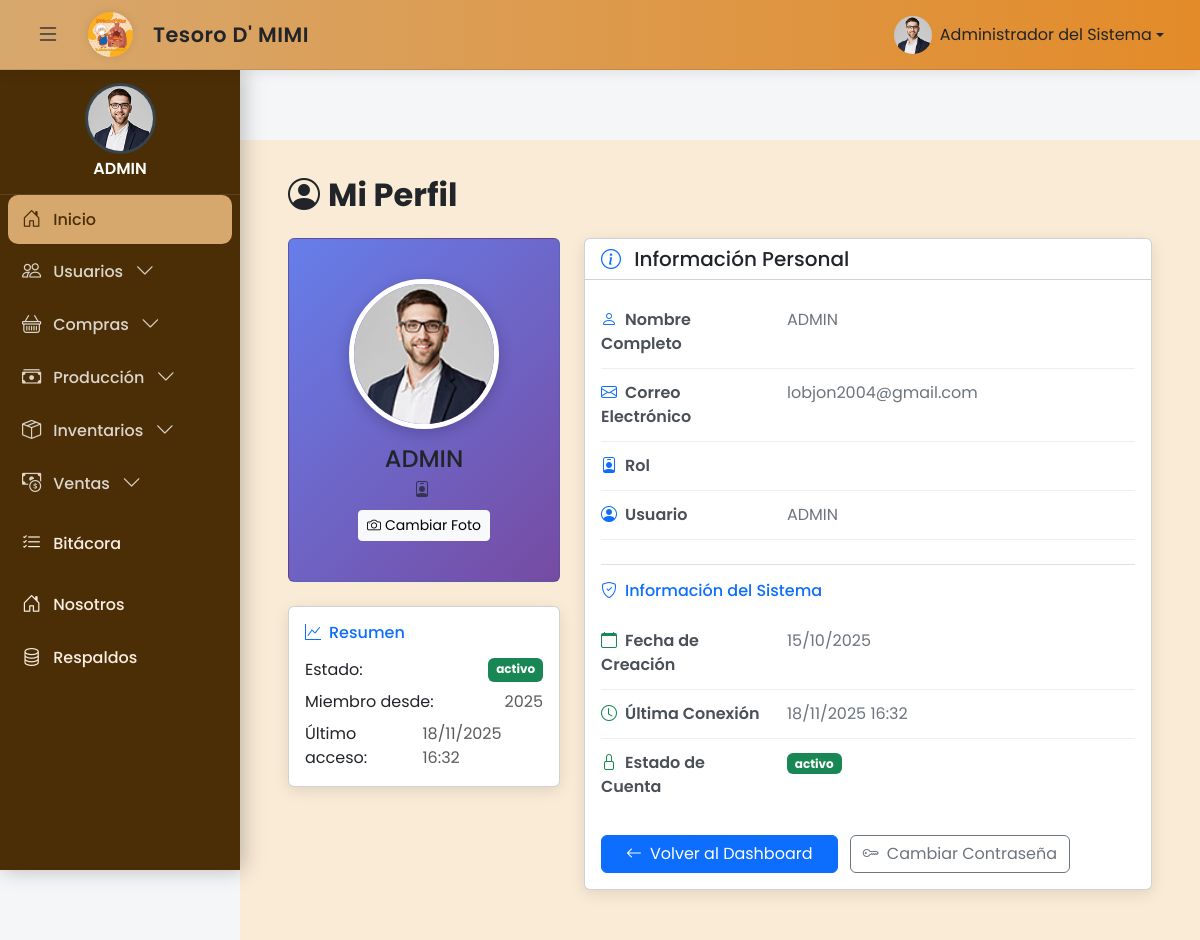
Screenshot of /public/perfil (signed in) with the database file from the repository.
### tables this page shows
CREATE TABLE `tbl_ms_usuarios` (
  `ID_USUARIO` int(11) NOT NULL AUTO_INCREMENT,
  `NUMERO_IDENTIDAD` varchar(20) DEFAULT NULL,
  `USUARIO` varchar(15) NOT NULL,
  `NOMBRE_USUARIO` varchar(100) NOT NULL,
  `ESTADO_USUARIO` varchar(100) DEFAULT 'Activo',
  `CONTRASENA` varchar(100) NOT NULL,
  `ID_ROL` int(11) NOT NULL,
  `FECHA_CREACION` datetime DEFAULT current_timestamp(),
  `CREADO_POR` varchar(50) DEFAULT NULL,
  `FECHA_MODIFICACION` datetime DEFAULT NULL,
  `MODIFICADO_POR` varchar(50) DEFAULT NULL,
  `FECHA_ULTIMA_CONEXION` datetime DEFAULT NULL,
  `PRIMER_INGRESO` int(11) DEFAULT 0,
  `FECHA_VENCIMIENTO` date DEFAULT NULL,
  `CORREO_ELECTRONICO` varchar(50) DEFAULT NULL,
  `RESETEO_CONTRASENA` tinyint(1) DEFAULT 0,
  `INTENTOS_INVALIDOS` int(11) DEFAULT 0,
  `HABILITAR_2FA` tinyint(1) DEFAULT 0,
  `FOTO_PERFIL` varchar(255) DEFAULT 'perfil.jpg',
  PRIMARY KEY (`ID_USUARIO`),
  UNIQUE KEY `USUARIO` (`USUARIO`),
  KEY `TBL_MS_USUARIOS_IBFK_1` (`ID_ROL`),
  CONSTRAINT `TBL_MS_USUARIOS_IBFK_1` FOREIGN KEY (`ID_ROL`) REFERENCES `tbl_ms_roles` (`ID_ROL`)
);

### src/config/SessionHelper.php (called while the page is built, shortened)
<?php
class SessionHelper {
    public static function getUserPhoto() {
        return $_SESSION['foto_perfil'] ?? 'perfil.jpg';
    }
}

### src/models/userModel.php (called while the page is built, shortened)
<?php
class userModel {
public static function obtenerPerfilUsuarioDirecto($idUsuario) {
    try {
        $con = connectionDB::getConnection();
        $sql = "SELECT
                    U.ID_USUARIO,
                    U.USUARIO,
                    U.NOMBRE_USUARIO,
                    U.CORREO_ELECTRONICO,
                    COALESCE(R.ROL, 'Sin rol asignado') AS ROL,
                    U.ESTADO_USUARIO,
                    U.FECHA_CREACION,
                    U.FECHA_ULTIMA_CONEXION,
                    COALESCE(U.FOTO_PERFIL, 'perfil.jpg') AS FOTO_PERFIL,
                    U.PRIMER_INGRESO,
                    U.FECHA_VENCIMIENTO,
                    U.HABILITAR_2FA,
                    U.ID_ROL
                FROM TBL_MS_USUARIOS U
                LEFT JOIN TBL_MS_ROLES R ON U.ID_ROL = R.ID_ROL
                WHERE U.ID_USUARIO = :id_usuario";
        $query = $con->prepare($sql);
        $query->execute(['id_usuario' => $idUsuario]);
        $result = $query->fetch(PDO::FETCH_ASSOC);
        if ($result) {
            return [
                'success' => true,
                'data' => $result
            ];
        } else {
            return [
                'success' => false,
                'message' => 'Usuario no encontrado'
            ];
        }
    } catch (\PDOException $e) {
        error_log("Error en obtenerPerfilUsuarioDirecto: " . $e->getMessage());
        return [
            'success' => false,
            'message' => 'Error del servidor al obtener perfil'
        ];
    }
}
}

### src/Views/perfil.php (the view, shortened to what this page needs)
<?php
$idUsuario = SessionHelper::getUserId();
$perfilData = null;
if ($idUsuario) {
    $result = userModel::obtenerPerfilUsuarioDirecto($idUsuario);
    if ($result['success']) {
        $perfilData = $result['data'];
    }
}
$email = htmlspecialchars($perfilData['CORREO_ELECTRONICO'], ENT_QUOTES, 'UTF-8');
$usuario_login = htmlspecialchars($perfilData['USUARIO'], ENT_QUOTES, 'UTF-8');
$estado = htmlspecialchars($perfilData['ESTADO_USUARIO'], ENT_QUOTES, 'UTF-8');
$fechaCreacion = date('d/m/Y', strtotime($perfilData['FECHA_CREACION']));
$fechaUltimaConexion = $perfilData['FECHA_ULTIMA_CONEXION'] ?
    date('d/m/Y H:i', strtotime($perfilData['FECHA_ULTIMA_CONEXION'])) : 'Nunca';
?>
<!DOCTYPE html>
<html lang="es">
<head>
  <link href="https://cdn.jsdelivr.net/npm/bootstrap@5.3.3/dist/css/bootstrap.min.css" rel="stylesheet">
  <link href="https://cdn.jsdelivr.net/npm/bootstrap-icons@1.11.3/font/bootstrap-icons.css" rel="stylesheet">
</head>
<body>
  <?php include 'partials/header.php'; ?>
  <?php include 'partials/sidebar.php'; ?>
  <main id="main" class="main" style="margin-left: 240px; padding: 20px; margin-top: 70px;">
    <div class="container-fluid">
      <div class="row">
        <div class="col-12">
          <div class="p-3">
            <h2 class="fw-bold text-dark mb-4">
              <i class="bi bi-person-circle me-2"></i>Mi Perfil
            </h2>
            <div class="row">
              <div class="col-md-4 mb-4">
                <div class="card profile-card p-4 text-center">
                  <div class="card-body">
                    <img src="<?= $rutaFinal ?>"
                         class="profile-img rounded-circle mb-3"
                         alt="Foto de perfil"
                         onerror="this.src='/sistema/src/Views/assets/img/perfil.jpg'">
                    <h4 class="mb-1"><?= $nombre ?></h4>
                    <p class="mb-2 opacity-75">
                      <i class="bi bi-person-badge me-1"></i><?= $rol ?>
                    </p>
                    <button class="btn btn-light btn-sm"
                            data-bs-toggle="modal"
                            data-bs-target="#modalFotoPerfil">
                      <i class="bi bi-camera me-1"></i>Cambiar Foto
                    </button>
                  </div>
                </div>
                <div class="card info-card mt-4">
                  <div class="card-body">
                    <h6 class="card-title text-primary mb-3">
                      <i class="bi bi-graph-up me-2"></i>Resumen
                    </h6>
                    <div class="d-flex justify-content-between mb-2">
                      <span>Estado:</span>
                      <?php
                      $badgeClass = 'bg-success';
                      ?>
                      <span class="badge <?= $badgeClass ?> badge-estado"><?= $estado ?></span>
                    </div>
                    <div class="d-flex justify-content-between mb-2">
                      <span>Miembro desde:</span>
                      <span class="text-muted"><?= date('Y', strtotime($perfilData['FECHA_CREACION'])) ?></span>
                    </div>
                    <div class="d-flex justify-content-between">
                      <span>Último acceso:</span>
                      <span class="text-muted"><?= $fechaUltimaConexion ?></span>
                    </div>
                  </div>
                </div>
              </div>
              <div class="col-md-8">
                <div class="card info-card">
                  <div class="card-header bg-transparent">
                    <h5 class="card-title mb-0">
                      <i class="bi bi-info-circle me-2 text-primary"></i>
                      Información Personal
                    </h5>
                  </div>
                  <div class="card-body">
                    <div class="info-item">
                      <div class="row">
                        <div class="col-sm-4">
                          <span class="info-label">
                            <i class="bi bi-person me-2 text-primary"></i>Nombre Completo
                          </span>
                        </div>
                        <div class="col-sm-8">
                          <span class="info-value"><?= $nombre ?></span>
                        </div>
                      </div>
                    </div>
                    <div class="info-item">
                      <div class="row">
                        <div class="col-sm-4">
                          <span class="info-label">
                            <i class="bi bi-envelope me-2 text-primary"></i>Correo Electrónico
                          </span>
                        </div>
                        <div class="col-sm-8">
                          <span class="info-value"><?= $email ?></span>
                        </div>
                      </div>
                    </div>
                    <div class="info-item">
                      <div class="row">
                        <div class="col-sm-4">
                          <span class="info-label">
                            <i class="bi bi-person-badge me-2 text-primary"></i>Rol
                          </span>
                        </div>
                        <div class="col-sm-8">
                        </div>
                      </div>
                    </div>
                    <div class="info-item">
                      <div class="row">
                        <div class="col-sm-4">
                          <span class="info-label">
                            <i class="bi bi-person-circle me-2 text-primary"></i>Usuario
                          </span>
                        </div>
                        <div class="col-sm-8">
                          <span class="info-value"><?= $usuario_login ?></span>
                        </div>
                      </div>
                    </div>
                    <div class="mt-4 pt-3 border-top">
                      <h6 class="text-primary mb-3">
                        <i class="bi bi-shield-check me-2"></i>Información del Sistema
                      </h6>
                      <div class="info-item">
                        <div class="row">
                          <div class="col-sm-4">
                            <span class="info-label">
                              <i class="bi bi-calendar me-2 text-success"></i>Fecha de Creación
                            </span>
                          </div>
                          <div class="col-sm-8">
                            <span class="info-value"><?= $fechaCreacion ?></span>
                          </div>
                        </div>
                      </div>
                      <div class="info-item">
                        <div class="row">
                          <div class="col-sm-4">
                            <span class="info-label">
                              <i class="bi bi-clock me-2 text-success"></i>Última Conexión
                            </span>
                          </div>
                          <div class="col-sm-8">
                            <span class="info-value"><?= $fechaUltimaConexion ?></span>
                          </div>
                        </div>
                      </div>
                      <div class="info-item">
                        <div class="row">
                          <div class="col-sm-4">
                            <span class="info-label">
                              <i class="bi bi-lock me-2 text-success"></i>Estado de Cuenta
                            </span>
                          </div>
                          <div class="col-sm-8">
                            <span class="badge <?= $badgeClass ?> badge-estado"><?= $estado ?></span>
                          </div>
                        </div>
                      </div>
                    </div>
                    <div class="mt-4">
                      <a href="/sistema/public/inicio" class="btn btn-primary px-4">
                        <i class="bi bi-arrow-left me-2"></i>Volver al Dashboard
                      </a>
                      <a href="/sistema/public/cambiar-password" class="btn btn-outline-secondary ms-2">
                        <i class="bi bi-key me-2"></i>Cambiar Contraseña
                      </a>
                    </div>
                  </div>
                </div>
              </div>
            </div>
          </div>
        </div>
      </div>
    </div>
  </main>
</body>
</html>

### rows the page displays
tbl_ms_usuarios: ESTADO_USUARIO "activo", FECHA_CREACION "2025", FECHA_ULTIMA_CONEXION "18/11/2025 16:32", CORREO_ELECTRONICO "lobjon2004@gmail.com", USUARIO "ADMIN", FECHA_CREACION "15/10/2025"

### other values shown
$nombre "Administrador del Sistema"
$nombre "ADMIN"
